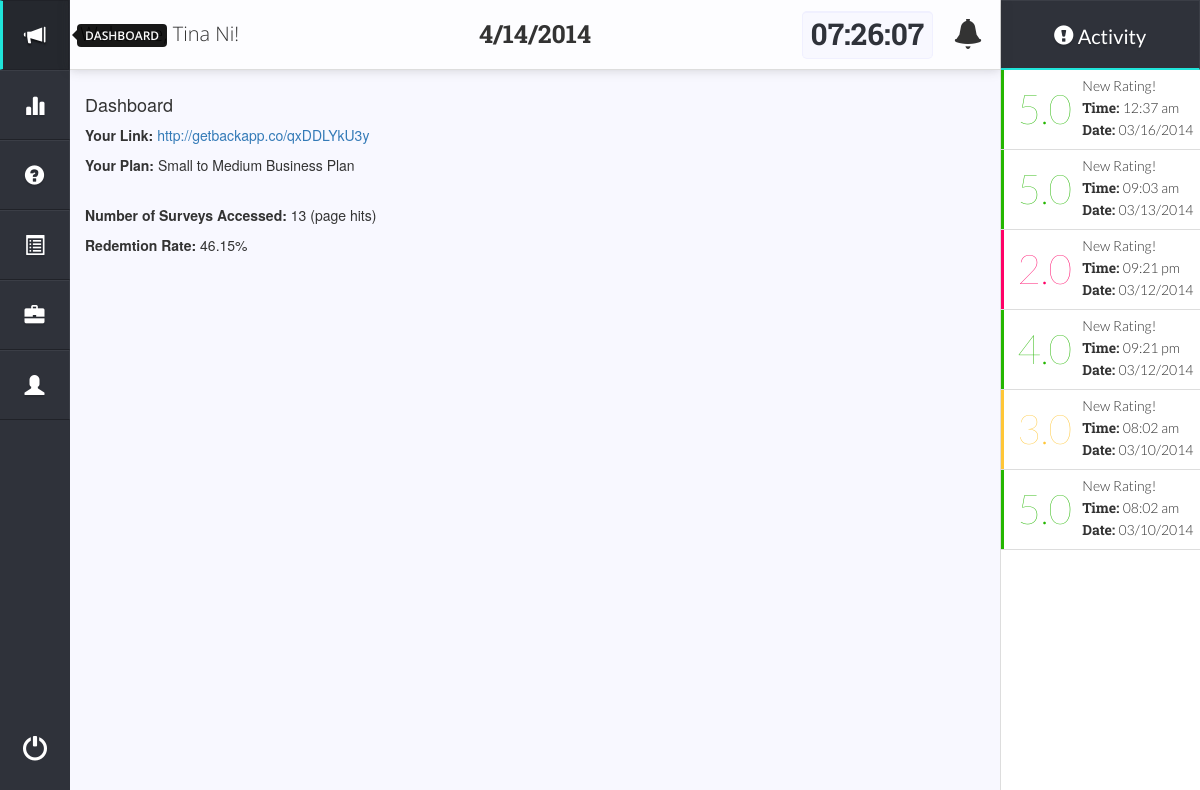
The app's page /controlpanel.php (signed in) with its own data.
### tables this page shows
CREATE TABLE IF NOT EXISTS `customers` (
  `customer_id` int(255) NOT NULL AUTO_INCREMENT,
  `business_id` int(255) NOT NULL,
  `user_latitude` varchar(255) NOT NULL,
  `user_longitude` varchar(255) NOT NULL,
  `user_date` varchar(255) NOT NULL,
  `user_time` varchar(255) NOT NULL,
  `response_id` varchar(255) NOT NULL,
  PRIMARY KEY (`customer_id`)
);

CREATE TABLE IF NOT EXISTS `responses` (
  `response_id` int(255) NOT NULL AUTO_INCREMENT,
  `question_id` int(255) NOT NULL,
  `customer_id` int(255) NOT NULL,
  `business_id` int(255) NOT NULL,
  `answer` varchar(255) NOT NULL,
  `response_date` varchar(255) NOT NULL,
  `response_time` varchar(255) NOT NULL,
  PRIMARY KEY (`response_id`)
);

### controlpanel.php (the view, shortened to what this page needs)
<?php
if(isset($_SESSION['username'])) {
  $usr = $_SESSION['username'];
}
if(isset($_SESSION['email'])) {
  $email = $_SESSION['email'];
}
if(isset($_SESSION['question_array'])) {
  $question_unsorted = $_SESSION['question_array'];
}
	$sql = mysql_query("SELECT * FROM owners WHERE username='$usr' AND email='$email' LIMIT 1") or die(mysql_error());
	if(mysql_num_rows($sql) == 1){
		$row = mysql_fetch_array($sql);
	    $business_id = $row['business_id'];
        $question_array = explode(",",$question_unsorted);
	}
	$redemtion = round($_SESSION['surveys_taken']/$_SESSION['page_hits']*100, 2);
?>
<!DOCTYPE html>
	<head>
		<?php include ('common.php');?>
		<link rel="stylesheet" href="css/controlpanel.css">
	</head>
	<body onload="startTime()">
		<div id="wrapper">
			<div id="sidebar_nav">
				<div id="sb_dashboard" class="sidebar_button active"><span class="glyphicon glyphicon-bullhorn"></span></div>
				<div id="sb_suggestion" class="sidebar_button"><span class="glyphicon glyphicon-stats"></span></div>
				<div id="sb_survey" class="sidebar_button"><span class="glyphicon glyphicon-question-sign"></span></div>
				<div id="sb_custom" class="sidebar_button"><span class="glyphicon glyphicon-list-alt"></span></div>
				<div id="sb_company" class="sidebar_button"><span class="glyphicon glyphicon-briefcase"></span></div>
				<div id="sb_account" class="sidebar_button"><span class="glyphicon glyphicon-user"></span></div>
				<div id="sb_logout"><a href="logout.php"><span class="glyphicon glyphicon-off"></span></a></div>
			</div>
			<div id="body-content">
				<?php
					echo "
						<div id=\"body-topnav\">
							<div class=\"topnav-inner\" id=\"topnav-welcome\">Welcome, ".$_SESSION['fname']." ".$_SESSION['lname']."!</div>
							<div class=\"topnav-inner\" id=\"topnav-date\">
								<b><script type=\"text/javascript\">
									var currentTime = new Date();
									var month = currentTime.getMonth() + 1;
									var day = currentTime.getDate();
									var year = currentTime.getFullYear();
									document.write(month + \"/\" + day + \"/\" + year);
								</script></b>
							</div>
							<div class=\"topnav-inner\" id=\"topnav-time\"></div>
							<div class=\"topnav-inner\" id=\"topnav-notification\"><span class=\"glyphicon glyphicon-bell\" style=\"position: relative; top: 3px;\"></span></div>
						</div>
						";
					if ($business_id == 0) {
						echo "
						<div class=\"body-padding\">
							<p>You have not registered your business yet.</p>
							<p><a class=\"btn btn-primary\" href=\"registerbusiness.php\">Register</a>&nbsp;&nbsp;<a class=\"btn btn-primary\" href=\"logout.php\">Logout</a></p>
						</div>
						";
					} else {
						echo "<div class=\"body-padding\">";
								echo"<div class=\"body-tab tactive\" id=\"dashboard\">
									<h4>Dashboard</h4>
								  	<p><b>Your Link:</b> <a target=\"_blank\" href=\"survey.php?link=".$_SESSION['link']."\">http://getbackapp.co/".$_SESSION['link']."</a></p>
								  	<p><b>Your Plan:</b> ".$_SESSION['subscription_plan']."</p>
								  	</br>
								  	<p><b>Number of Surveys Accessed:</b> ".$_SESSION['page_hits']." (page hits)</p>
								  	<p><b>Redemtion Rate:</b> ".$redemtion."%<p>
								</div>
								<div class=\"body-tab\" id=\"suggestion\">
									<div id=\"suggestionholder\">
										<div class=\"col-lg-8 col-md-8\">
											<h4>Daily</h4></br>
											<div id=\"daily\" class=\"chart\"></div>
										</div>
										<div class=\"col-lg-4 col-md-4\">
											<h4>Hourly</h4></br>
											<div id=\"hourly\" class=\"chart\"></div>
										</div>
										<div class=\"col-lg-6 col-md-6\">
											<h4>Age Distribution</h4></br>
											<div id=\"age\" class=\"chart\"></div>
										</div>
										<div class=\"col-lg-6 col-md-6\">
											<h4>Gender Distribution</h4></br>
											<div id=\"gender\" class=\"chart\"></div>
										</div>";
											      echo "],
									</div>
								</div>
								<div class=\"body-tab\" id=\"survey\">
								";
									$length = count($question_array);
									$ratings = array();
									$x = 0;
									for ($i = 0; $i < $length; $i++) {
								  		$question_id = $question_array[$i];
								  		$sql = mysql_query("SELECT * FROM questions WHERE question_id='$question_id'") or die (mysql_error()."15");
								  		if(mysql_num_rows($sql) == 1){
								    		$sql = mysql_query("SELECT * FROM responses WHERE question_id='$question_id' AND business_id='$business_id'") or die (mysql_error()."20");
								  			$total = mysql_num_rows($sql);
								  			$sql = mysql_query("SELECT * FROM responses WHERE question_id='$question_id' AND business_id='$business_id' AND answer='yes'") or die (mysql_error()."21");
								  			$part = mysql_num_rows($sql);
								  			$percent = round($part / $total * 100, 0);
								  			$ratings[$x] = $percent/100;
								  			$avgarray = array_sum($ratings)/count($ratings) * 5;
								  			$avgarray = round($avgarray, 1);
								  			$avgarray = number_format((float)$avgarray, 1, '.', '');
								  			$x += 1;
									  }
									}
								echo "
								</div>
								<div class=\"body-tab\" id=\"custom\">
									<h4>Survey Customization</h4>
									<div class=\"col-lg-4 col-md-4\">
										<div id=\"question_list\">
											<div class=\"modalheader\"><span class=\"glyphicon glyphicon-question-sign\"></span>&nbsp;Choose your questions</div>
											<div class=\"modalsearch\"><input id=\"searchboxmodal\" type=\"search\" placeholder=\"search...\"></div>";
											$length = count($question_array);
											$ratings = array();
											$x = 0;
											for ($i = 0; $i < $length; $i++) {
										  		$question_id = $question_array[$i];
										  		$sql = mysql_query("SELECT * FROM questions WHERE question_id='$question_id'") or die (mysql_error()."15");
										  		if(mysql_num_rows($sql) == 1){
										    		$sql = mysql_query("SELECT * FROM responses WHERE question_id='$question_id' AND business_id='$business_id'") or die (mysql_error()."20");
										  			$total = mysql_num_rows($sql);
										  			$sql = mysql_query("SELECT * FROM responses WHERE question_id='$question_id' AND business_id='$business_id' AND answer='yes'") or die (mysql_error()."21");
										  			$part = mysql_num_rows($sql);
										  			$percent = round($part / $total * 100, 0);
										  			$ratings[$x] = $percent/100;
										  			$avgarray = array_sum($ratings)/count($ratings) * 5;
										  			$avgarray = round($avgarray, 1);
										  			$avgarray = number_format((float)$avgarray, 1, '.', '');
										  			$x += 1;
												}
											}
										echo"</div>
									</div>
												<div class=\"phoneheader\">".$_SESSION['organization']."</div>
												<div class=\"phoneheader\">".$_SESSION['organization']."</div>
								</div>
										<img class=\"img-thumbnail company-thumbnail\" style=\"max-height: 120px;\" src=\"".$_SESSION['branding_url']."\">
											<div id=\"traytitle\">".$_SESSION['organization']."</div>
												<span><span style=\"color:#c9c9c9;\"class=\"glyphicon glyphicon-tasks statsglyphicon\"></span>&nbsp;&nbsp;".$_SESSION['page_hits']."</span>
											<div id=\"rating\">".$avgarray."</div>
											<img src=\"http://maps.google.com/maps/api/staticmap?center=".$_SESSION['business_latitude'].",".$_SESSION['business_longitude']."&zoom=16&size=300x300&markers=color:blue&sensor=false\" style=\"width: 100%; height: 100%;\" />
											<div class=\"comp_footer\"><p>".$_SESSION['address']."</p></div>
											<div id=\"circle\" style=\"background-image:url('".$_SESSION['branding_url']."')\"></div>
								  	<p><b>Your Name:</b> ".$_SESSION['fname']." ".$_SESSION['lname']."</p>
								  	<p><b>Your Email:</b> ".$_SESSION['email']."</p>
								  	<p><b>Industry:</b> <span style=\"text-transform: capitalize;\">".$_SESSION['industry']."</span></p>
								  	<p><b>Business Size:</b> ".$_SESSION['business_size']."</p>
							</div>
						";
					}
				?>
			</div>
			<div id="activity_bar">
				<div id="activityheader">
					<span class="glyphicon glyphicon-exclamation-sign"></span>
					Activity
				</div>
				<div id="activitynotifications">
				<?php
				$result = mysql_query("SELECT customer_id FROM customers WHERE business_id='$business_id' ORDER BY customer_id DESC LIMIT 10");
				while($row = mysql_fetch_array($result)){
				  $cbid = $row['customer_id'];
				  $sql = mysql_query("SELECT * FROM customers WHERE customer_id='$cbid'") or die(mysql_error(23));
				  if(mysql_num_rows($sql) == 1){
						$row = mysql_fetch_array($sql);
						$response_unsorted = $row['response_id'];
				        $response_array = explode(",",$response_unsorted);
				        $length = count($response_array);
				        $number = 0;
				        for ($j = 0; $j < $length; $j++) {
				        	$response_id = $response_array[$j];
				        	$sql = mysql_query("SELECT * FROM responses WHERE response_id='$response_id'") or die (mysql_error()."25");
				        	if(mysql_num_rows($sql) == 1){
				        		$row = mysql_fetch_array($sql);
				        		$date_response = date("m/d/Y", strtotime($row['response_date']));
				        		$time_response = date("h:i a", strtotime($row['response_time']));
				        		$answer_counter = $row['answer'];
				        		if($answer_counter=='yes') {
				        			$number++;
				        		}
				        	}
				        }
				        if ($number == 5 || $number == 4){
				        	$color = '#24B600';
				        	$bgcolor = 'rgba(36, 182, 0, 0.09)';
				        } elseif ($number == 3) {
				        	$color = '#FFC637';
				        	$bgcolor = 'rgba(255, 198, 55, 0.17)';
				        } elseif ($number == 2 || $number == 1 || $number == 0) {
				        	$color = '#FF0066';
				        	$bgcolor = 'rgba(255, 0, 102, 0.07)';
				        }
				        $number = number_format((float)$number, 1, '.', '');
				        echo "
				        		<style>
				        			#notifiction_".$response_id.":hover{
				        				background-color: ".$bgcolor.";
				        				transition: all 0.3s ease;
				        			}
				        			.notification_hover{
				        				background-color:#000;
				        				width: 200px;
				        				height: 80px;
				        				position: absolute;
				        				right: 20px;
				        			}
				        			#notifiction_".$response_id.":hover > #hover_".$response_id."{
				        				border: 1px solid #F00;
				        			}
				        		</style>
								<div id=\"notifiction_".$response_id."\" class=\"notification\">
									<div class=\"notification_rating col-xs-4 col-sm-4 col-md-4 col-lg-4\" style=\"color: ".$color."; border-left: 3px solid ".$color.";\">".$number."</div>
									<div class=\"notification_info col-xs-8 col-sm-8 col-md-8 col-lg-8\">
										<p>New Rating!</p>
										<p><b>Time:&nbsp;</b>".$time_response."</p>
										<p><b>Date:&nbsp;</b>".$date_response."</p>
									</div>
								</div>
							";
					}
				}
				?>
				</div>
			</div>
		</div>
	</body>
</html>

### records on screen
customers: number "5.0", responses.response_time "12:37 am", responses.response_date "03/16/2014"
customers: number "5.0", responses.response_time "09:03 am", responses.response_date "03/13/2014"
customers: number "2.0", responses.response_time "09:21 pm", responses.response_date "03/12/2014"
customers: number "4.0", responses.response_time "09:21 pm", responses.response_date "03/12/2014"
customers: number "3.0", responses.response_time "08:02 am", responses.response_date "03/10/2014"
customers: number "5.0", responses.response_time "08:02 am", responses.response_date "03/10/2014"

### other values on screen
$_SESSION['fname'] "Tina"
$_SESSION['lname'] "Ni"
$_SESSION['link'] "qxDDLYkU3y"
$_SESSION['subscription_plan'] "Small to Medium Business Plan"
$_SESSION['page_hits'] "13"
$redemtion "46.15"
